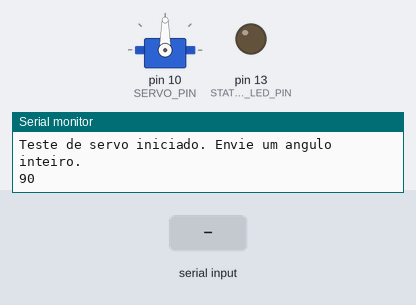
Simulated run of this sketch. Board: Arduino Nano, built with avr-gcc and run on an emulated ATmega328P. Shown: servo, output pins drawn as LEDs (lit = HIGH), the last lines printed to the serial monitor. The test bench sets the inputs (shaded band).

Above: at 1.2 s.
1.3 s: "-\n" received over Serial
At 2.6 s:
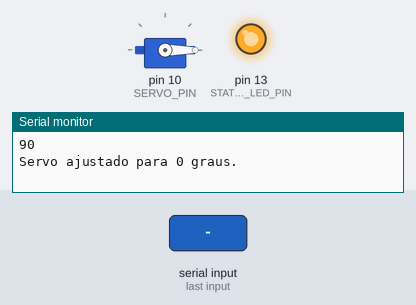
4.3 s: "90,45\n" received over Serial
At 4.8 s:
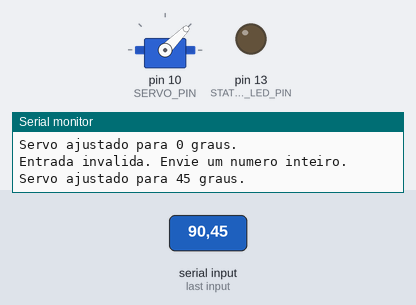
7.3 s: "30,150\n" received over Serial
At 8.4 s:
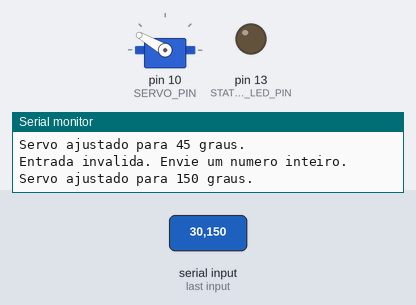
10.3 s: "90\n" received over Serial
At 11.4 s:
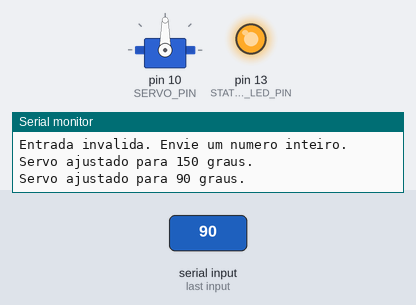
13.3 s: "200\n" received over Serial
At 15.3 s:
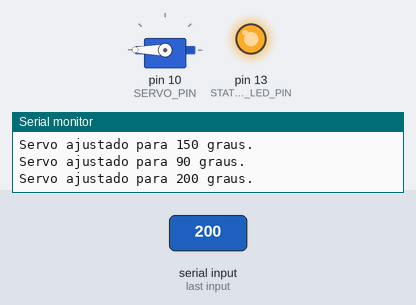
16.3 s: "0\n" received over Serial
At 17.2 s:
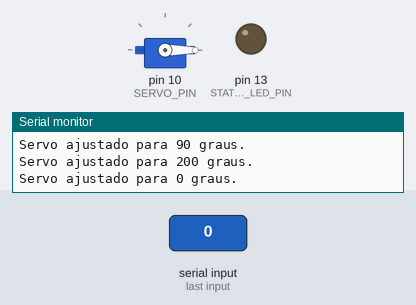
Timing chart, 0 to 20.3 s (numbered marks = the images above; inputs shaded):
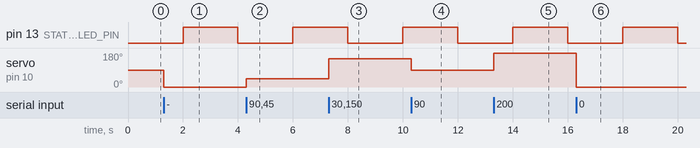

Measured:
- after the input at 1.3 s, servo on pin 10 (SERVO_PIN): 90° → 0° at once
- after the input at 4.3 s, servo on pin 10 (SERVO_PIN): 0° → 45° at once
- after the input at 7.3 s, servo on pin 10 (SERVO_PIN): 45° → 150° at once
- after the input at 10.3 s, servo on pin 10 (SERVO_PIN): 150° → 90° at once
- after the input at 13.3 s, servo on pin 10 (SERVO_PIN): 90° → 180° at once
- after the input at 16.3 s, servo on pin 10 (SERVO_PIN): 180° → 0° at once

The sketch:

teste_servo_serial.ino
```cpp
#include <Servo.h>

// Arduino Nano: sinal do servo no pino D10.
// Envie um numero inteiro pelo Monitor Serial (uma linha por comando).
const byte SERVO_PIN = 10;
const byte STATUS_LED_PIN = LED_BUILTIN;
const int ANGULO_INICIAL = 90;
const unsigned long BAUD_RATE = 9600;
const unsigned long LED_INTERVAL_MS = 2000UL;

Servo servo;
char entrada[8];
byte tamanhoEntrada = 0;
unsigned long ultimaAlternanciaLed = 0;
bool ledLigado = false;

void setup()
{
    Serial.begin(BAUD_RATE);

    pinMode(STATUS_LED_PIN, OUTPUT);
    digitalWrite(STATUS_LED_PIN, LOW);

    servo.attach(SERVO_PIN);
    servo.write(ANGULO_INICIAL);

    Serial.println(F("Teste de servo iniciado. Envie um angulo inteiro."));
    Serial.println(ANGULO_INICIAL);
}

void loop()
{
    atualizarLed();

    while (Serial.available() > 0)
    {
        const char caractere = Serial.read();

        if (caractere == '\n' || caractere == '\r')
        {
            if (tamanhoEntrada > 0)
            {
                processarEntrada();
            }
        }
        else if (caractere >= '0' && caractere <= '9')
        {
            if (tamanhoEntrada < sizeof(entrada) - 1)
            {
                entrada[tamanhoEntrada++] = caractere;
            }
            else
            {
                tamanhoEntrada = 0;
                Serial.println(F("Entrada muito longa."));
            }
        }
        else if (caractere == '-' && tamanhoEntrada == 0)
        {
            entrada[tamanhoEntrada++] = caractere;
        }
        else if (caractere != ' ' && caractere != '\t')
        {
            tamanhoEntrada = 0;
            Serial.println(F("Entrada invalida. Envie um numero inteiro."));
        }
    }
}

void atualizarLed()
{
    const unsigned long agora = millis();
    if (agora - ultimaAlternanciaLed >= LED_INTERVAL_MS)
    {
        ultimaAlternanciaLed = agora;
        ledLigado = !ledLigado;
        digitalWrite(STATUS_LED_PIN, ledLigado ? HIGH : LOW);
    }
}

void processarEntrada()
{
    entrada[tamanhoEntrada] = '\0';
    const int angulo = atoi(entrada);
    tamanhoEntrada = 0;

    servo.write(angulo);
    Serial.print(F("Servo ajustado para "));
    Serial.print(angulo);
    Serial.println(F(" graus."));
}
```
